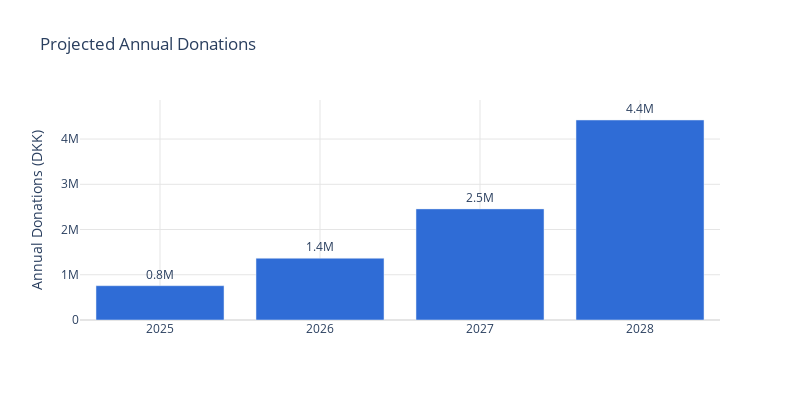

This figure's notebook cell:
### Code cell


### Figure 1 — Plotly figure (JSON) as saved in the notebook; plotly's stock layout.template omitted (floating-point values rounded to 4 significant figures)
{"data": [{"hovertemplate": "<b>%{x}</b><br>Donations: %{y:,.0f} DKK<br><extra></extra>", "marker": {"color": "#2F6CD6"}, "text": ["0.8M", "1.4M", "2.5M", "4.4M"], "textposition": "outside", "type": "bar", "x": [2025, 2026, 2027, 2028], "y": [758100.0, 1365000.0, 2456000.0, 4421000.0]}], "layout": {"height": 400, "paper_bgcolor": "rgba(0,0,0,0)", "plot_bgcolor": "rgba(0,0,0,0)", "showlegend": false, "title": {"text": "Projected Annual Donations"}, "width": 800, "xaxis": {"dtick": 1, "gridcolor": "#E5E5E5", "tickmode": "linear"}, "yaxis": {"gridcolor": "#E5E5E5", "range": [0, 4863000.0], "title": {"text": "Annual Donations (DKK)"}, "zeroline": true, "zerolinecolor": "#E5E5E5"}}}
